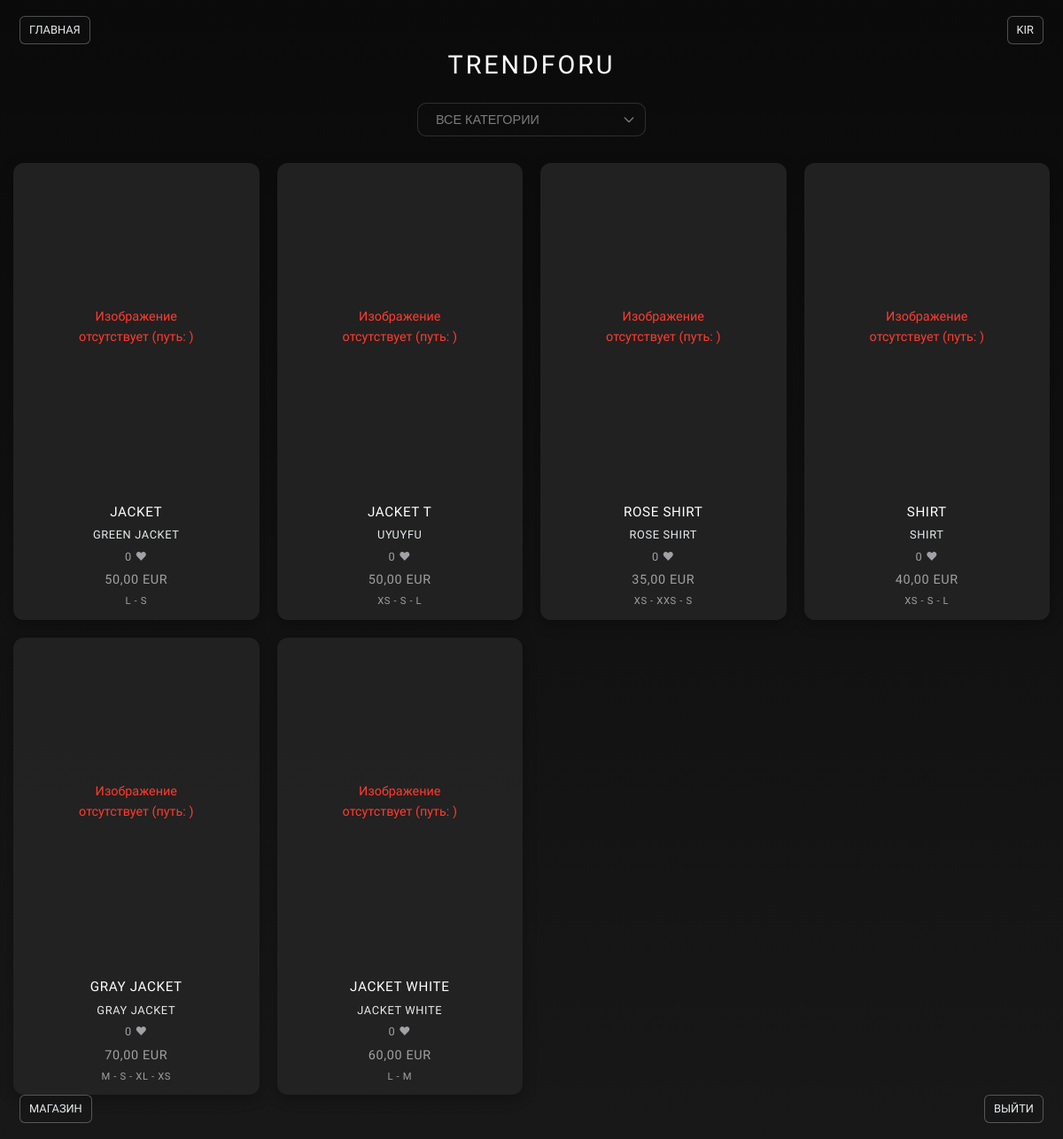
Page /products/ (signed in) on the committed database.
### apps/users/models.py (models this page shows, shortened)
class User(AbstractUser):
    email = models.EmailField(unique=True)
    USERNAME_FIELD = 'email'
    REQUIRED_FIELDS = ['username']

### apps/products/models.py (models this page shows, shortened)
class Product(models.Model):
    title = models.CharField(max_length=255)
    description = models.TextField()
    price = models.DecimalField(max_digits=10, decimal_places=2)
    image = models.ImageField(upload_to='products/', blank=True, null=True)  # ← просто хранение локально
    category = models.ForeignKey('Category', on_delete=models.CASCADE, related_name='products')
    size_string = models.CharField(max_length=100, help_text="Comma-separated sizes like: S,M,L")
    stock = models.PositiveIntegerField()
    is_active = models.BooleanField(default=True)
    created_at = models.DateTimeField(auto_now_add=True)

class ProductSize(models.Model):
    product = models.ForeignKey(
        Product,
        related_name='size_variants',  # ← новое имя
        on_delete=models.CASCADE
    )
    size = models.CharField(
        max_length=10,
        choices=[('XXS', 'XXS'), ('XS', 'XS'), ('S', 'S'),
                 ('M', 'M'), ('L', 'L'), ('XL', 'XL'), ('XXL', 'XXL')]
    )
    stock = models.PositiveIntegerField(default=0)

### apps/products/views.py (the view)
# urls.py: path('', product_list, name='product_list'),  # ← именно этот URL
def product_list(request):
    products = Product.objects.filter(is_active=True)
    return render(request, 'products/product_list.html', {'products': products})

### templates/products/product_list.html (shortened to what this page needs)
{% load static %}
<!DOCTYPE html>
<html lang="ru">
<head>
</head>
<body onload="document.body.style.opacity='1'; showShibaAlert();">
<header class="fixed-header">
  <div class="corner top-left">
    <a href="{% url 'home' %}">Главная</a>
  </div>
  <div class="corner top-right">
    {% if request.user.is_authenticated %}
      <a href="{% url 'profile' %}">{{ request.user.username }}</a>
    {% endif %}
  </div>
  <div class="corner bottom-left">
    <a href="{% url 'shop' %}">Магазин</a>
  </div>
  <div class="corner bottom-right">
    {% if request.user.is_authenticated %}
      <a href="{% url 'logout' %}">Выйти</a>
    {% else %}
      <a href="{% url 'login' %}">Войти</a>
    {% endif %}
  </div>
</header>
<div class="shop-container">
  <h1 class="shop-title">TRENDFORU</h1>
  <div class="category-filter">
    <select class="category-select" id="category-filter" {% if not categories %}disabled{% endif %}>
      <option value="all">Все категории</option>
    </select>
  </div>
  <div class="product-grid">
    {% if products %}
      {% for product in products %}
        <div class="product-card" data-category="{{ product.category.id|default:'none' }}">
          <div class="product-image-wrapper" data-id="{{ product.id }}">
            <a href="{% url 'product_detail' product.pk %}" class="product-link">
              {% if product.images.all %}
                {% with img=product.images.first %}
                  {% if img.image %}
                    <div class="image-fallback" style="display: none;">Изображение отсутствует (путь: {{ img.image.url }})</div>
                  {% else %}
                    <img class="main-img" src="{% static 'img/placeholder.jpg' %}" alt="Нет изображения" loading="lazy">
                    <div class="image-fallback" style="display: none;">Изображение отсутствует (нет данных)</div>
                  {% endif %}
                {% endwith %}
              {% else %}
                <img class="main-img" src="{% static 'img/placeholder.jpg' %}" alt="Нет изображения" loading="lazy">
                <div class="image-fallback" style="display: none;">Изображение отсутствует (нет изображений)</div>
              {% endif %}
            </a>
            {% if request.user.is_authenticated %}
              <button type="button"
                      class="favorite-btn"
                      data-product-id="{{ product.id }}"
                      data-favorited="{% if product.id in favorites %}true{% else %}false{% endif %}"
                      aria-label="Добавить {{ product.title }} в избранное">
              </button>
            {% endif %}
          </div>
          <div class="product-info-bottom">
            <div class="product-title">{{ product.title }}</div>
            <div class="product-description">{{ product.description }}</div>
            <div class="product-likes">
              <span class="likes-count">{{ product.liked_by.count }}</span> ♥
            </div>
            <div class="product-price">{{ product.price }} EUR</div>
            {% with product.size_variants.all as sizes %}
              {% if sizes %}
                <div class="product-sizes">
                  {% for size in sizes %}
                    {{ size.size }}{% if not forloop.last %} - {% endif %}
                  {% endfor %}
                </div>
              {% else %}
                <div class="product-sold-out">Нет размеров</div>
              {% endif %}
            {% endwith %}
          </div>
        </div>
      {% endfor %}
    {% else %}
      <p style="color: #E8ECEF; text-align: center; font-size: 0.9rem; font-weight: 400;">Нет товаров</p>
    {% endif %}
  </div>
</div>
</body>
</html>

### templates/products/product_list.html (style rules this page uses)
* { margin: 0; padding: 0; box-sizing: border-box; }
body { font-family: 'SF Pro Display', -apple-system, BlinkMacSystemFont, 'Segoe UI', Roboto, Arial, sans-serif; background: linear-gradient(180deg, #0A0A0A 0%, #181818 100%); color: #E8ECEF; min-height: 100vh; opacity: 0; transition: opacity 0.8s ease; line-height: 1.6; -webkit-tap-highlight-color: transparent; font-weight: 400; touch-action: manipulation; }
.shop-container { max-width: 1200px; margin: 0 auto; padding: 50px 15px; animation: fadeInUp 0.8s ease-out forwards; opacity: 0; transform: translateY(20px); }
.shop-title { font-size: 1.8rem; font-weight: 500; letter-spacing: 0.1em; text-transform: uppercase; color: #FFFFFF; text-align: center; margin-bottom: 20px; }
.category-filter { display: flex; justify-content: center; margin-bottom: 30px; }
.category-select { background: rgba(26, 26, 26, 0.3); backdrop-filter: blur(6px); border: 1px solid rgba(232, 236, 239, 0.3); border-radius: 10px; padding: 10px 20px; font-size: 0.9rem; font-weight: 400; color: #E8ECEF; text-transform: uppercase; cursor: pointer; transition: all 0.3s cubic-bezier(0.4, 0, 0.2, 1); appearance: none; background-repeat: no-repeat; background-position: right 10px center; background-size: 16px; padding-right: 40px; }
.category-select:disabled { opacity: 0.5; cursor: not-allowed; }
.product-grid { display: grid; grid-template-columns: repeat(auto-fit, minmax(260px, 1fr)); gap: 20px; }
.product-card { background: rgba(36, 36, 36, 0.9); backdrop-filter: blur(10px); border-radius: 12px; overflow: hidden; transition: transform 0.3s cubic-bezier(0.4, 0, 0.2, 1), box-shadow 0.3s ease; display: flex; flex-direction: column; text-align: center; box-shadow: 0 4px 16px rgba(0, 0, 0, 0.3); }
.product-image-wrapper { position: relative; width: 100%; padding-top: 133.33%; }
.image-fallback { position: absolute; top: 50%; left: 50%; transform: translate(-50%, -50%); color: #FF3B30; font-size: 0.9rem; text-align: center; }
.favorite-btn { position: absolute; top: 8px; right: 8px; background: transparent; border: none; cursor: pointer; font-size: 1.2rem; transition: transform 0.3s ease, color 0.3s ease; z-index: 10; padding: 10px; min-width: 48px; min-height: 48px; color: transparent; }
.product-info-bottom { background: transparent; color: #E8ECEF; padding: 12px; font-size: 0.8rem; letter-spacing: 0.05em; text-transform: uppercase; display: flex; flex-direction: column; gap: 4px; text-align: center; }
.product-title { font-size: 0.95rem; font-weight: 400; color: #FFFFFF; transition: color 0.3s ease; }
.product-price { font-size: 0.9rem; color: #A1A1A6; }
.product-sizes { font-size: 0.7rem; color: #A1A1A6; }
.product-likes { font-size: 0.8rem; color: #A1A1A6; }
header.fixed-header { position: fixed; width: 100%; z-index: 1000; }
header.fixed-header .corner { position: fixed; padding: 8px 12px; font-size: 0.8rem; font-weight: 400; text-transform: uppercase; min-width: 48px; min-height: 48px; display: flex; align-items: center; justify-content: center; }
.top-left { top: 10px; left: 10px; }
.top-right { top: 10px; right: 10px; }
.bottom-left { bottom: 10px; left: 10px; }
.bottom-right { bottom: 10px; right: 10px; }
header.fixed-header .corner a { color: #E8ECEF; text-decoration: none; background: rgba(26, 26, 26, 0.3); backdrop-filter: blur(6px); padding: 5px 10px; border: 1px solid rgba(232, 236, 239, 0.3); border-radius: 6px; transition: all 0.3s cubic-bezier(0.4, 0, 0.2, 1); font-size: 0.8rem; }

### rows in the picture
User: user.username "KIR"
Product: title "JACKET", description "GREEN JACKET", liked_by.count "0", price "50,00"
ProductSize: size "L"
ProductSize: size "S"
Product: title "JACKET T", description "UYUYFU", liked_by.count "0", price "50,00"
ProductSize: size "XS"
ProductSize: size "S"
ProductSize: size "L"
Product: title "ROSE SHIRT", description "ROSE SHIRT", liked_by.count "0", price "35,00"
ProductSize: size "XS"
ProductSize: size "XXS"
ProductSize: size "S"
Product: title "SHIRT", description "SHIRT", liked_by.count "0", price "40,00"
ProductSize: size "XS"
ProductSize: size "S"
ProductSize: size "L"
Product: title "GRAY JACKET", description "GRAY JACKET", liked_by.count "0", price "70,00"
ProductSize: size "M"
ProductSize: size "S"
ProductSize: size "XL"
ProductSize: size "XS"
Product: title "JACKET WHITE", description "JACKET WHITE", liked_by.count "0", price "60,00"
ProductSize: size "L"
ProductSize: size "M"
